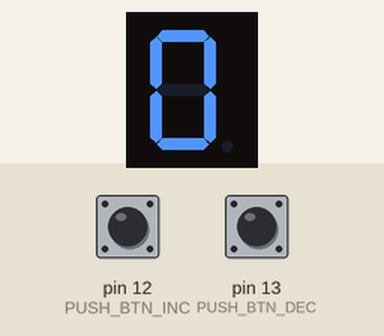
The sketch below on a simulated Arduino Uno, built with avr-gcc and run on an emulated ATmega328P. Shown: 1-digit seven-segment display. Wiring (inferred from the names in the program): 1-digit 7-segment display, segments lit when HIGH: segments pin 2, pin 3, pin 4, pin 5, pin 6, pin 7, pin 8, pin 9. Inputs (shaded band) come from the test bench; at power-on: pin 12 (PUSH_BTN_INC) LOW, pin 13 (PUSH_BTN_DEC) LOW. The segment pins are drawn as the display they are named for.

Above: at 1.4 s.
1.5 s: pin 12 (PUSH_BTN_INC) pulled HIGH for 1 s
At 3.6 s:
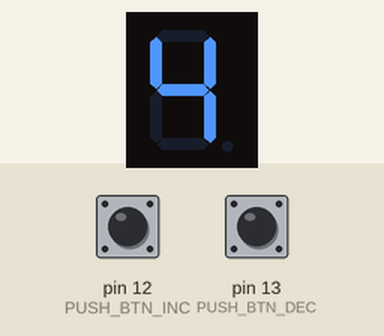
4.0 s: pin 13 (PUSH_BTN_DEC) pulled HIGH for 3.2 s
At 4.35 s:
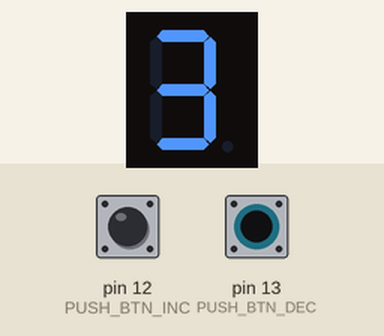
Timing chart, 0 to 7.0 s (numbered marks = the images above; inputs shaded):
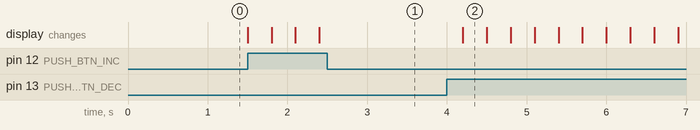

Measured:
- after the input at 1.5 s, the display: first changes at once (image 1 shows a later state)
- after the input at 4.0 s, the display: changes after 0.20 s (image 2)

The sketch:

____5-5_2____________________.ino
```cpp
/*
  Author: 202115064 김동주 <hepheir@gmail.com>
 */

#define SEG_PIN_COUNT 8
#define PUSH_BTN_INC 12
#define PUSH_BTN_DEC 13

byte seg_digit_to_pin_table[10] = { 0xFC, 0x60, 0xDA, 0xF2, 0x66, 0xB6, 0xBE, 0xE4, 0xFE, 0xF6 };
int seg_pins[SEG_PIN_COUNT] = { 2, 3, 4, 5, 6, 7, 8, 9 };

int num = 0;

void displayNumbers(int n) {
  for (int i = 0; i < 8; i++) {
    digitalWrite(seg_pins[i], bitRead(seg_digit_to_pin_table[n], 7 - i));
  }
}

void setup() {
  pinMode(PUSH_BTN_INC, INPUT);
  pinMode(PUSH_BTN_DEC, INPUT);
  for (int i = 0; i < SEG_PIN_COUNT; i++) {
    pinMode(seg_pins[i], OUTPUT);
  }
  digitalWrite(seg_pins[7], HIGH);
}

void loop() {
  if (digitalRead(PUSH_BTN_INC) == HIGH) {
    ++num;
    if (num > 9) {
      num = 0;
    }
  }
  if (digitalRead(PUSH_BTN_DEC) == HIGH) {
    --num;
    if (num < 0) {
      num = 9;
    }
  }
  displayNumbers(num);
  delay(300);
}
```
